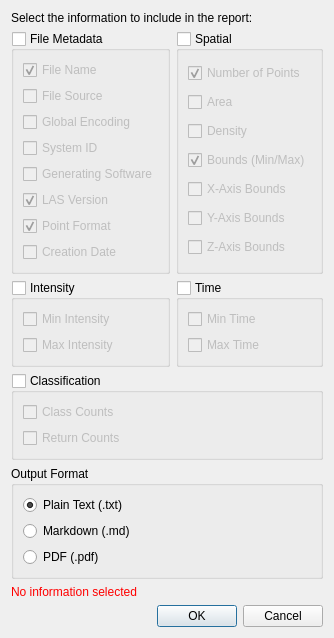
<?xml version="1.0" encoding="UTF-8"?>
<ui version="4.0">
    <class>ReportForm</class>
    <widget class="QDialog" name="ReportForm">
        <property name="windowTitle">
            <string>Select Report Contents</string>
        </property>

        <layout class="QVBoxLayout" name="verticalLayout">
            <item>
                <widget class="QLabel" name="label">
                    <property name="text">
                        <string>Select the information to include in the report:</string>
                    </property>
                </widget>
            </item>

            <item>
                <layout class="QGridLayout" name="gridLayoutGroups">
                    <item row="0" column="0">
                        <widget class="QGroupBox" name="groupFileMetadata">
                            <property name="title">
                                <string>File Metadata</string>
                            </property>
                            <property name="checkable">
                                <bool>true</bool>
                            </property>
                            <property name="checked">
                                <bool>false</bool>
                            </property>
                            <layout class="QVBoxLayout" name="verticalLayoutFileMetadata">
                                <item>
                                    <widget class="QCheckBox" name="checkFileName">
                                        <property name="text">
                                            <string>File Name</string>
                                        </property>
                                        <property name="checked">
                                            <bool>true</bool>
                                        </property>
                                        <property name="toolTip">
                                            <string>File name of the LiDAR dataset</string>
                                        </property>
                                    </widget>
                                </item>
                                <item>
                                    <widget class="QCheckBox" name="checkFileSource">
                                        <property name="text">
                                            <string>File Source</string>
                                        </property>
                                        <property name="toolTip">
                                            <string>Source ID specified in the LAS file header, identifying the generating system</string>
                                        </property>
                                    </widget>
                                </item>
                                <item>
                                    <widget class="QCheckBox" name="checkGlobalEncoding">
                                        <property name="text">
                                            <string>Global Encoding</string>
                                        </property>
                                        <property name="toolTip">
                                            <string>Flags describing GPS time type, waveform data and other global settings</string>
                                        </property>
                                    </widget>
                                </item>
                                <item>
                                    <widget class="QCheckBox" name="checkSystemId">
                                        <property name="text">
                                            <string>System ID</string>
                                        </property>
                                        <property name="toolTip">
                                            <string>Identifier of the system that created the file</string>
                                        </property>
                                    </widget>
                                </item>
                                <item>
                                    <widget class="QCheckBox" name="checkGenSoftware">
                                        <property name="text">
                                            <string>Generating Software</string>
                                        </property>
                                        <property name="toolTip">
                                            <string>Name of the software that generated the LAS file</string>
                                        </property>
                                    </widget>
                                </item>
                                <item>
                                    <widget class="QCheckBox" name="checkVersion">
                                        <property name="text">
                                            <string>LAS Version</string>
                                        </property>
                                        <property name="checked">
                                            <bool>true</bool>
                                        </property>
                                        <property name="toolTip">
                                            <string>LAS file format version (e.g., 1.2, 1.4)</string>
                                        </property>
                                    </widget>
                                </item>
                                <item>
                                    <widget class="QCheckBox" name="checkPointFormat">
                                        <property name="text">
                                            <string>Point Format</string>
                                        </property>
                                        <property name="checked">
                                            <bool>true</bool>
                                        </property>
                                        <property name="toolTip">
                                            <string>Point data record format used in the LAS file (e.g., Format 0, 1, 6) and its corresponding byte size</string>
                                        </property>
                                    </widget>
                                </item>
                                <item>
                                    <widget class="QCheckBox" name="checkCreationDate">
                                        <property name="text">
                                            <string>Creation Date</string>
                                        </property>
                                        <property name="toolTip">
                                            <string>Date the LAS file was created, extracted from the file's header</string>
                                        </property>
                                    </widget>
                                </item>
                            </layout>
                        </widget>
                    </item>

                    <item row="0" column="1">
                        <widget class="QGroupBox" name="groupSpatial">
                            <property name="title">
                                <string>Spatial</string>
                            </property>
                            <property name="checkable">
                                <bool>true</bool>
                            </property>
                            <property name="checked">
                                <bool>false</bool>
                            </property>
                            <layout class="QVBoxLayout" name="verticalLayoutSpatial">
                                <item>
                                    <widget class="QCheckBox" name="checkNumPoints">
                                        <property name="text">
                                            <string>Number of Points</string>
                                        </property>
                                        <property name="checked">
                                            <bool>true</bool>
                                        </property>
                                        <property name="toolTip">
                                            <string>Total number of points in the dataset</string>
                                        </property>
                                    </widget>
                                </item>
                                <item>
                                    <widget class="QCheckBox" name="checkArea">
                                        <property name="text">
                                            <string>Area</string>
                                        </property>
                                        <property name="toolTip">
                                            <string>Area covered by the point cloud, based on spatial extent</string>
                                        </property>
                                    </widget>
                                </item>
                                <item>
                                    <widget class="QCheckBox" name="checkDensity">
                                        <property name="text">
                                            <string>Density</string>
                                        </property>
                                        <property name="toolTip">
                                            <string>Average number of points per unit area (e.g., points per square meter)</string>
                                        </property>
                                    </widget>
                                </item>
                                <item>
                                    <widget class="QCheckBox" name="checkBounds">
                                        <property name="text">
                                            <string>Bounds (Min/Max)</string>
                                        </property>
                                        <property name="checked">
                                            <bool>true</bool>
                                        </property>
                                        <property name="toolTip">
                                            <string>Minimum and maximum coordinates (X, Y, Z) bounding the dataset</string>
                                        </property>
                                    </widget>
                                </item>
                                <item>
                                    <widget class="QCheckBox" name="checkXAxisBounds">
                                        <property name="text">
                                            <string>X-Axis Bounds</string>
                                        </property>
                                        <property name="checked">
                                            <bool>false</bool>
                                        </property>
                                        <property name="toolTip">
                                            <string>Minimum and maximum X-axis values in the dataset</string>
                                        </property>
                                    </widget>
                                </item>
                                <item>
                                    <widget class="QCheckBox" name="checkYAxisBounds">
                                        <property name="text">
                                            <string>Y-Axis Bounds</string>
                                        </property>
                                        <property name="checked">
                                            <bool>false</bool>
                                        </property>
                                        <property name="toolTip">
                                            <string>Minimum and maximum Y-axis values in the dataset</string>
                                        </property>
                                    </widget>
                                </item>
                                <item>
                                    <widget class="QCheckBox" name="checkZAxisBounds">
                                        <property name="text">
                                            <string>Z-Axis Bounds</string>
                                        </property>
                                        <property name="checked">
                                            <bool>false</bool>
                                        </property>
                                        <property name="toolTip">
                                            <string>Minimum and maximum Z-axis values in the dataset</string>
                                        </property>
                                    </widget>
                                </item>
                            </layout>
                        </widget>
                    </item>

                    <item row="1" column="0">
                        <widget class="QGroupBox" name="groupIntensity">
                            <property name="title">
                                <string>Intensity</string>
                            </property>
                            <property name="checkable">
                                <bool>true</bool>
                            </property>
                            <property name="checked">
                                <bool>false</bool>
                            </property>
                            <layout class="QVBoxLayout" name="verticalLayoutIntensity">
                                <item>
                                    <widget class="QCheckBox" name="checkMinIntensity">
                                        <property name="text">
                                            <string>Min Intensity</string>
                                        </property>
                                        <property name="toolTip">
                                            <string>Lowest recorded intensity value in the dataset</string>
                                        </property>
                                    </widget>
                                </item>
                                <item>
                                    <widget class="QCheckBox" name="checkMaxIntensity">
                                        <property name="text">
                                            <string>Max Intensity</string>
                                        </property>
                                        <property name="toolTip">
                                            <string>Highest recorded intensity value in the dataset</string>
                                        </property>
                                    </widget>
                                </item>
                            </layout>
                        </widget>
                    </item>

                    <item row="1" column="1">
                        <widget class="QGroupBox" name="groupTime">
                            <property name="title">
                                <string>Time</string>
                            </property>
                            <property name="checkable">
                                <bool>true</bool>
                            </property>
                            <property name="checked">
                                <bool>false</bool>
                            </property>
                            <layout class="QVBoxLayout" name="verticalLayoutTime">
                                <item>
                                    <widget class="QCheckBox" name="checkMinTime">
                                        <property name="text">
                                            <string>Min Time</string>
                                        </property>
                                        <property name="toolTip">
                                            <string>Earliest timestamp recorded in the dataset</string>
                                        </property>
                                    </widget>
                                </item>
                                <item>
                                    <widget class="QCheckBox" name="checkMaxTime">
                                        <property name="text">
                                            <string>Max Time</string>
                                        </property>
                                        <property name="toolTip">
                                            <string>Latest timestamp recorded in the dataset</string>
                                        </property>
                                    </widget>
                                </item>
                            </layout>
                        </widget>
                    </item>
                </layout>
            </item>

            <item>
                <widget class="QGroupBox" name="groupClassification">
                    <property name="title">
                        <string>Classification</string>
                    </property>
                    <property name="checkable">
                        <bool>true</bool>
                    </property>
                    <property name="checked">
                        <bool>false</bool>
                    </property>
                    <layout class="QVBoxLayout" name="verticalLayoutClassification">
                        <item>
                            <widget class="QCheckBox" name="checkClassCounts">
                                <property name="text">
                                    <string>Class Counts</string>
                                </property>
                                <property name="toolTip">
                                    <string>Counts of points by classification codes (e.g., ground, vegetation, building...)</string>
                                </property>
                            </widget>
                        </item>
                        <item>
                            <widget class="QCheckBox" name="checkReturnCounts">
                                <property name="text">
                                    <string>Return Counts</string>
                                </property>
                                <property name="toolTip">
                                    <string>Counts of points by return number (first, last...)</string>
                                </property>
                            </widget>
                        </item>
                    </layout>
                </widget>
            </item>


            <item>
                <widget class="QGroupBox" name="groupOutputFormat">
                    <property name="title">
                        <string>Output Format</string>
                    </property>
                    <layout class="QVBoxLayout" name="verticalLayoutOutputFormat">
                        <item>
                            <widget class="QRadioButton" name="radioTxt">
                                <property name="text">
                                    <string>Plain Text (.txt)</string>
                                </property>
                                <property name="checked">
                                    <bool>true</bool>
                                </property>
                            </widget>
                        </item>
                        <item>
                            <widget class="QRadioButton" name="radioMarkdown">
                                <property name="text">
                                    <string>Markdown (.md)</string>
                                </property>
                            </widget>
                        </item>
                        <item>
                            <widget class="QRadioButton" name="radioPdf">
                                <property name="text">
                                    <string>PDF (.pdf)</string>
                                </property>
                            </widget>
                        </item>
                    </layout>
                </widget>
            </item>

            <item>
                <widget class="QLabel" name="labelWarning">
                    <property name="text">
                        <string>No information selected</string>
                    </property>
                    <property name="styleSheet">
                        <string>color: red;</string>
                    </property>
                    <property name="minimumHeight">
                        <number>15</number>
                    </property>
                </widget>
            </item>

            <item>
                <widget class="QDialogButtonBox" name="buttonBox">
                    <property name="orientation">
                        <enum>Qt::Horizontal</enum>
                    </property>
                    <property name="standardButtons">
                        <set>QDialogButtonBox::Cancel|QDialogButtonBox::Ok</set>
                    </property>
                </widget>
            </item>
        </layout>

    </widget>
    <resources/>
    <connections/>
</ui>
